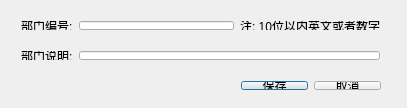
<?xml version="1.0" encoding="UTF-8"?>
<ui version="4.0">
 <class>DepEditDlgClass</class>
 <widget class="QDialog" name="DepEditDlgClass">
  <property name="geometry">
   <rect>
    <x>0</x>
    <y>0</y>
    <width>407</width>
    <height>108</height>
   </rect>
  </property>
  <property name="sizePolicy">
   <sizepolicy hsizetype="Fixed" vsizetype="Fixed">
    <horstretch>0</horstretch>
    <verstretch>0</verstretch>
   </sizepolicy>
  </property>
  <property name="minimumSize">
   <size>
    <width>407</width>
    <height>108</height>
   </size>
  </property>
  <property name="maximumSize">
   <size>
    <width>407</width>
    <height>108</height>
   </size>
  </property>
  <property name="windowTitle">
   <string>DepEditDlg</string>
  </property>
  <widget class="QWidget" name="horizontalLayoutWidget">
   <property name="geometry">
    <rect>
     <x>10</x>
     <y>40</y>
     <width>381</width>
     <height>31</height>
    </rect>
   </property>
   <layout class="QHBoxLayout" name="horizontalLayout">
    <item>
     <widget class="QLabel" name="label_2">
      <property name="text">
       <string>部门说明:</string>
      </property>
     </widget>
    </item>
    <item>
     <widget class="QLineEdit" name="depMemo_editor"/>
    </item>
   </layout>
  </widget>
  <widget class="QWidget" name="horizontalLayoutWidget_2">
   <property name="geometry">
    <rect>
     <x>10</x>
     <y>10</y>
     <width>381</width>
     <height>31</height>
    </rect>
   </property>
   <layout class="QHBoxLayout" name="horizontalLayout_2">
    <item>
     <widget class="QLabel" name="label">
      <property name="text">
       <string>部门编号:</string>
      </property>
     </widget>
    </item>
    <item>
     <widget class="QLineEdit" name="depId_editor">
      <property name="echoMode">
       <enum>QLineEdit::Normal</enum>
      </property>
     </widget>
    </item>
    <item>
     <widget class="QLabel" name="label_3">
      <property name="text">
       <string>注: 10位以内英文或者数字</string>
      </property>
     </widget>
    </item>
   </layout>
  </widget>
  <widget class="QWidget" name="horizontalLayoutWidget_3">
   <property name="geometry">
    <rect>
     <x>230</x>
     <y>70</y>
     <width>162</width>
     <height>31</height>
    </rect>
   </property>
   <layout class="QHBoxLayout" name="horizontalLayout_3">
    <item>
     <widget class="QPushButton" name="btnOK">
      <property name="text">
       <string>保存</string>
      </property>
     </widget>
    </item>
    <item>
     <widget class="QPushButton" name="btnCancel">
      <property name="text">
       <string>取消</string>
      </property>
     </widget>
    </item>
   </layout>
  </widget>
 </widget>
 <layoutdefault spacing="6" margin="11"/>
 <tabstops>
  <tabstop>depId_editor</tabstop>
  <tabstop>depMemo_editor</tabstop>
  <tabstop>btnCancel</tabstop>
  <tabstop>btnOK</tabstop>
 </tabstops>
 <resources/>
 <connections>
  <connection>
   <sender>btnOK</sender>
   <signal>clicked()</signal>
   <receiver>DepEditDlgClass</receiver>
   <slot>accept()</slot>
   <hints>
    <hint type="sourcelabel">
     <x>269</x>
     <y>85</y>
    </hint>
    <hint type="destinationlabel">
     <x>203</x>
     <y>53</y>
    </hint>
   </hints>
  </connection>
  <connection>
   <sender>btnCancel</sender>
   <signal>clicked()</signal>
   <receiver>DepEditDlgClass</receiver>
   <slot>reject()</slot>
   <hints>
    <hint type="sourcelabel">
     <x>352</x>
     <y>85</y>
    </hint>
    <hint type="destinationlabel">
     <x>203</x>
     <y>53</y>
    </hint>
   </hints>
  </connection>
 </connections>
</ui>
